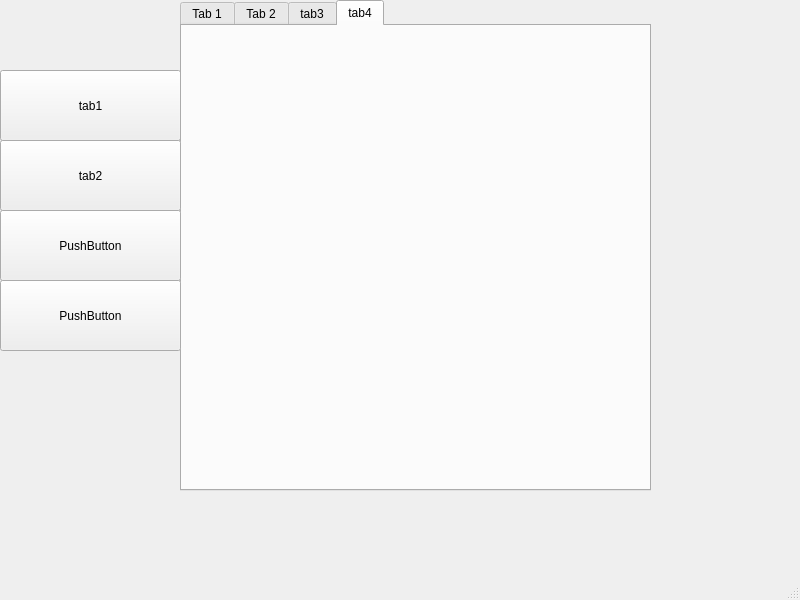
<?xml version="1.0" encoding="UTF-8"?>
<ui version="4.0">
 <class>MainWindow</class>
 <widget class="QMainWindow" name="MainWindow">
  <property name="geometry">
   <rect>
    <x>0</x>
    <y>0</y>
    <width>800</width>
    <height>600</height>
   </rect>
  </property>
  <property name="windowTitle">
   <string>MainWindow</string>
  </property>
  <widget class="QWidget" name="centralwidget">
   <widget class="QPushButton" name="btn_tab1">
    <property name="geometry">
     <rect>
      <x>0</x>
      <y>70</y>
      <width>181</width>
      <height>71</height>
     </rect>
    </property>
    <property name="text">
     <string>tab1</string>
    </property>
   </widget>
   <widget class="QTabWidget" name="tabWidget">
    <property name="geometry">
     <rect>
      <x>180</x>
      <y>0</y>
      <width>471</width>
      <height>491</height>
     </rect>
    </property>
    <property name="currentIndex">
     <number>3</number>
    </property>
    <widget class="QWidget" name="tab1">
     <attribute name="title">
      <string>Tab 1</string>
     </attribute>
    </widget>
    <widget class="QWidget" name="tab2">
     <attribute name="title">
      <string>Tab 2</string>
     </attribute>
    </widget>
    <widget class="QWidget" name="tab3">
     <attribute name="title">
      <string>tab3</string>
     </attribute>
    </widget>
    <widget class="QWidget" name="tab_4">
     <attribute name="title">
      <string>tab4</string>
     </attribute>
    </widget>
   </widget>
   <widget class="QPushButton" name="btn_tab2">
    <property name="geometry">
     <rect>
      <x>0</x>
      <y>140</y>
      <width>181</width>
      <height>71</height>
     </rect>
    </property>
    <property name="text">
     <string>tab2</string>
    </property>
   </widget>
   <widget class="QPushButton" name="pushButton">
    <property name="geometry">
     <rect>
      <x>0</x>
      <y>210</y>
      <width>181</width>
      <height>71</height>
     </rect>
    </property>
    <property name="text">
     <string>PushButton</string>
    </property>
   </widget>
   <widget class="QPushButton" name="pushButton_2">
    <property name="geometry">
     <rect>
      <x>0</x>
      <y>280</y>
      <width>181</width>
      <height>71</height>
     </rect>
    </property>
    <property name="text">
     <string>PushButton</string>
    </property>
   </widget>
  </widget>
  <widget class="QMenuBar" name="menubar">
   <property name="geometry">
    <rect>
     <x>0</x>
     <y>0</y>
     <width>800</width>
     <height>22</height>
    </rect>
   </property>
  </widget>
  <widget class="QStatusBar" name="statusbar"/>
 </widget>
 <resources/>
 <connections/>
</ui>
